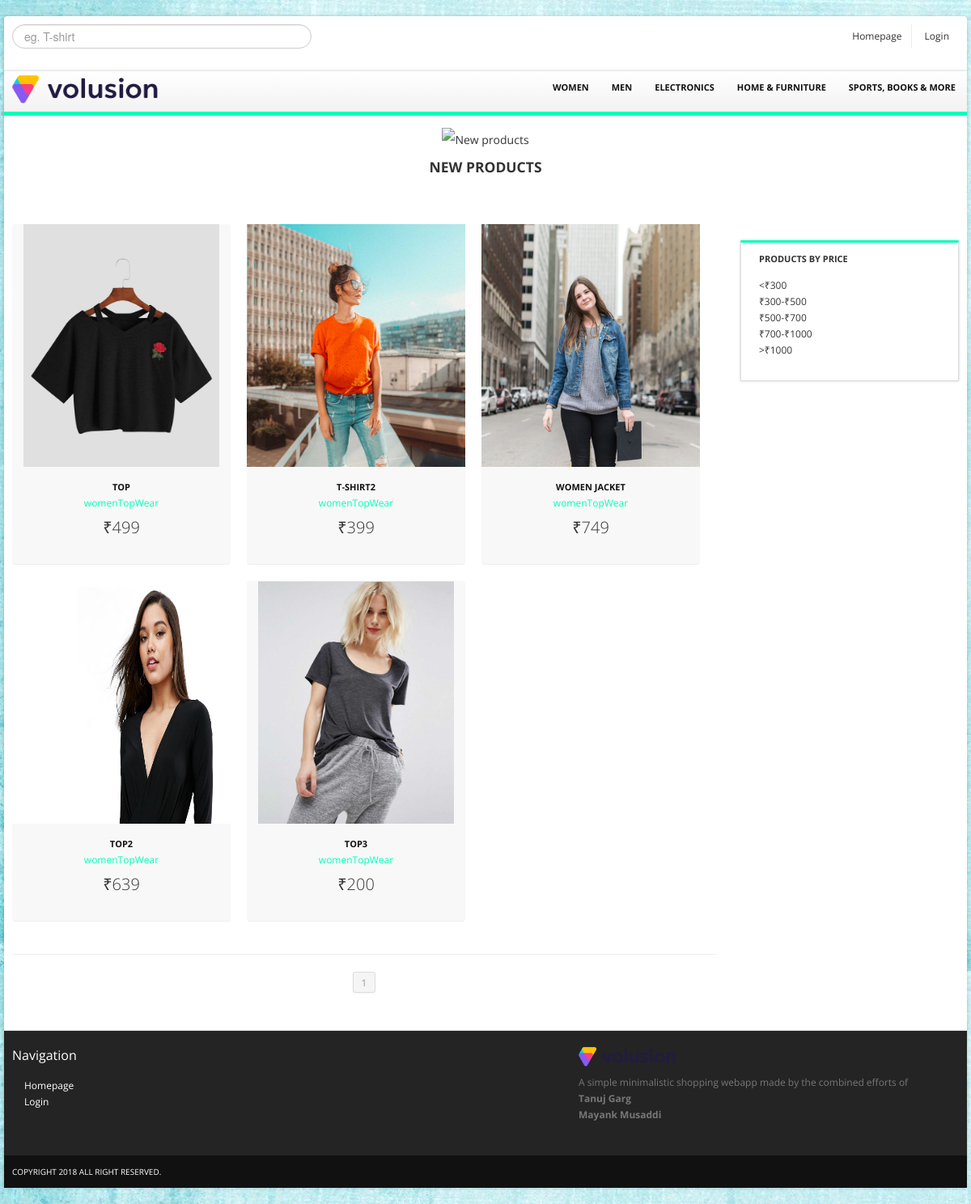
Page /category/1 on the committed database.
### model.py (models this page shows)
class Product(Base):
    __tablename__ = 'product'
    id = Column('id', Integer, Sequence('user_id_seq'), primary_key=True)
    name = Column('name', String(1000))
    price = Column('price', Integer)
    description = Column('description', String(1000))
    quantity = Column('quantity', Integer)
    imageName = Column('imageName', String(255))
    category_id = Column('category_id', Integer, ForeignKey('category.id'))
    seller_id = Column('seller_id', Integer, ForeignKey('seller.id'))
    orders = relationship('Order', backref='product')
    logs = relationship('Logs', backref='product')

class Category(Base):
    __tablename__ = "category"
    id = Column('id', Integer, Sequence('user_id_seq'), primary_key=True)
    name = Column('name', String(255))
    products = relationship('Product', backref='category')

### app.py (the view)
@app.route('/category')
@app.route('/category/<category_id>')
@app.route('/category/<category_id>/<page_number>')
def category_filter(category_id=None, page_number=None):
    products = sqlsession.query(Product).filter_by(
        category_id=category_id).all()
    if page_number == None:
        page_number = 1
        startIndex = 0
    else:
        page_number = int(page_number)
        startIndex = (page_number-1)*9-1
    url="/category/"+str(category_id)
    return render_template('products.html', products=products, startIndex=startIndex, size=len(products), page_number=page_number,url=url)

### templates/products.html (shortened to what this page needs)
<!DOCTYPE html>
<html lang="en">
	<head>
		<link href="{{url_for('static',filename='bootstrap/css/bootstrap.min.css')}}" rel="stylesheet">
		<link href="{{url_for('static',filename='bootstrap/css/bootstrap-responsive.min.css')}}" rel="stylesheet">
		<link href="{{url_for('static',filename='themes/css/bootstrappage.css')}}" rel="stylesheet"/>
		<link href="{{url_for('static',filename='themes/css/flexslider.css')}}" rel="stylesheet"/>
		<link href="{{url_for('static',filename='themes/css/main.css')}}" rel="stylesheet"/>
	</head>
    <body>
		<div id="top-bar" class="container">
			<div class="row">
				<div class="span4">
					<form method="POST" action="/search">
						<input type="text" class="input-block-level search-query" Placeholder="eg. T-shirt" name="search">
					</form>
				</div>
				<div class="span8">
					<div class="account pull-right">
						<ul class="user-menu">
							<li><a href="/">Homepage</a></li>
							{% if 'user' in session %}
							<li><a href="/cart/{{ session['user'] }}">Your Cart</a></li>
							<li><a href="/sell">Sell</a></li>
							<li><a href="/logout">Logout</a></li>
							<li><p>Hello {{ session['user'] }}</p></li>
							{% else %}
							<li><a href="/login">Login</a></li>
							{% endif %}
						</ul>
					</div>
				</div>
			</div>
		</div>
		<div id="wrapper" class="container">
			<section class="navbar main-menu">
				<div class="navbar-inner main-menu">
					<a href="index.html" class="logo pull-left"><img src="{{url_for('static',filename='themes/images/Volusion-Master-Logo.png')}}" class="site_logo" alt=""></a>
					<nav id="menu" class="pull-right">
						<ul>
							<li><a>Women</a>
							</li>
							<li><a>Men</a>
							</li>
							<li><a>Electronics</a>
							</li>
							<li><a>Home & Furniture</a>
							</li>
							<li><a>Sports, Books & More</a>
							</li>
						</ul>
					</nav>
				</div>
			</section>
			<section class="header_text sub">
			<img class="pageBanner" src="{{url_for('static',filename='themes/images/pageBanner.png')}}" alt="New products" >
				<h4><span>New products</span></h4>
			</section>
			<section class="main-content">
				<div class="row">
					<div class="span9">
						<ul class="thumbnails listing-products">
							{% for i in range(startIndex,startIndex+9) %}
							{% if i < size %}
							<li class="span3">
								<div class="product-box">
									<span class="sale_tag"></span>
									<a href="/product_detail/{{ products[i].id }}"><img src="{{url_for('static',filename='img/'+products[i].imageName)}}" alt="NOO : (" /></a><br/>
									<a href="/product_detail/{{ products[i].id }}" class="title">{{ products[i].name }}</a><br/>
									<a href="/product_detail/{{ products[i].id }}" class="category">{{ products[i].category.name }}</a>
									<p class="price">₹{{ products[i].price }}</p>
								</div>
							</li>
							{% endif %}
							{% endfor %}
						</ul>
						<hr>
						<div class="pagination pagination-small pagination-centered">
							<ul>
								{% if size>=1 %}
								<li class="active"><a href="{{url}}">{{page_number}}</a></li>
								{% endif %}
							</ul>
						</div>
					</div>
					<div class="span3 col">
						<div class="block">
							<ul class="nav nav-list">
								<li class="nav-header">Products by price</li>
								<form id="filter" action="/price" method="POST">
									<li><a href="javascript:{}" onclick="submitForm(0,299)">&lt;₹300</a></li>
									<li><a href="javascript:{}" onclick="submitForm(300,500)">₹300-₹500</a></li>
									<li><a href="javascript:{}" onclick="submitForm(500,700)">₹500-₹700</a></li>
									<li><a href="javascript:{}" onclick="submitForm(700,1000)">₹700-₹1000</a></li>
									<li><a href="javascript:{}" onclick="submitForm(1001,10000000)">&gt;₹1000</a></li>
								</form>
							</ul>
						</div>
					</div>
				</div>
			</section>
			<section id="footer-bar">
				<div class="row">
					<div class="span3">
						<h4>Navigation</h4>
						<ul class="nav">
							<li><a href="/">Homepage</a></li>
							{% if 'user' in session %}
							<li><a href="/cart/{{ session['user'] }}">Your Cart</a></li>
							<li><a href="/sell">Sell</a></li>
							<li><a href="/logout">Logout</a></li>
							{% else %}
							<li><a href="/login">Login</a></li>
							{% endif %}
						</ul>
					</div>
					<div class="span4">
					</div>
					<div class="span5">
						<p class="logo"><img src="{{url_for('static',filename='themes/images/Volusion-Master-Logo.png')}}" class="site_logo" alt=""></p>
						<p>A simple minimalistic shopping webapp made by the combined efforts of<br> <strong>Tanuj Garg</strong> <br><strong>Mayank Musaddi</strong></p>
						<br/>
					</div>
				</div>
			</section>
			<section id="copyright">
				<span>Copyright 2018 All right reserved.</span>
			</section>
		</div>
    </body>
</html>

### static/themes/css/main.css (style rules this page uses)
body { font-size: 12px; font-family: 'Open Sans', arial, tahoma, sans-serif; background:url(../images/ice_texture3003.jpg) repeat 0 0 fixed; }
label, input, button, select, textarea { font-size: 12px; }
ul li a,a { color:#333; outline:0; -webkit-transition: all 0.2s linear; -moz-transition: all 0.2s linear; -o-transition: all 0.2s linear; -ms-transition: all 0.2s linear; transition: all 0.2s linear; }
a { color:#00ffbb; }
#wrapper,#top-bar { background: #fff; margin: 20px auto 20px auto; box-shadow: 0px 0px 4px 0px rgba(0, 0, 0, 0.2); -moz-box-shadow: 0px 0px 4px 0px rgba(0, 0, 0, 0.2); -webkit-box-shadow: 0px 0px 4px 0px rgba(0, 0, 0, 0.2); padding:0px 10px; }
section.homepage-slider, section.navbar, section.google_map, section#footer-bar, section#copyright { margin-left: -10px; margin-right: -10px; }
section.header_text { background:url(../images/bg_h.png) no-repeat bottom; text-align:center; padding:15px 0 20px 0; font-size:16px; line-height:30px; border-bottom:1px solid #fff; }
section.header_text.sub { font-size:14px; margin-bottom:40px; }
section.header_text.sub h4 { text-transform:uppercase; margin:0; }
#top-bar { background-color:#fff; padding:10px; margin: 20px auto -22px auto; -webkit-border-radius: 4px; -moz-border-radius: 4px; border-radius: 4px; }
#top-bar .user-menu { margin: 0; padding: 0; list-style: none; }
#top-bar .user-menu li { display: inline-block; *display: inline; zoom: 1; border-right: 1px solid #eee; padding: 5px 12px; }
#top-bar .user-menu li:last-child { border-right:0; }
section#footer-bar, section#copyright { padding:10px 10px; }
section#footer-bar { margin-top:20px; padding-top:10px; background-color:#242424; border-top:1px solid #ddd; color:#777; }
section#footer-bar p.logo { margin-top:10px; width:120px; }
section#footer-bar a { text-indent:15px; color:#fff; }
section#footer-bar .nav a { background: url(../images/trigger_right.png) no-repeat 5px 7px; }
section#footer-bar h4 { padding: 0; font-size: 16px; color: #fff; font-weight:normal; margin: 10px 0 18px; }
section#copyright { background-color:#111111; color:#fff; font-size:10px; text-transform:uppercase; }
section.navbar { margin-bottom:0; }
.navbar-inner.main-menu { height: 50px; padding-left:10px; padding-right:0; border-right: 0; border-left: 0; border-top: 0; border-bottom:5px solid #00ffbb; -webkit-border-radius: 0; -moz-border-radius: 0; border-radius: 0; filter: none; }
.navbar-inner.main-menu a.logo { position:absolute; margin-top:0.4em; width:15em; }
#menu > ul { display: block; margin-left:0; }
#menu > ul > li { list-style: none; float: left; position: relative; margin-right: 0px; }
#menu > ul > li > a { font-size: 11px; color: #111; display: block; text-transform: uppercase; font-weight: bold; text-align: center; padding: 10px 14px; }
.product-box { text-align:center; padding-bottom:15px; position: relative; background-color:#f8f8f8; border-radius: 4px; -moz-border-radius: 4px; -webkit-border-radius: 4px; border-bottom:1px solid #eee; }
.product-box span.sale_tag { background: url(../images/sprites.png) no-repeat scroll 0 0 transparent; height: 54px; position: absolute; width: 55px; z-index: 100; top:0; left:0; }
.product-box img { overflow:hidden; height:25em; }
.product-box a.title { text-transform:uppercase; color:#111111; display:inline-block; font-weight:bold; font-size:11px; margin:15px 0 0px 0; }
.product-box a.category { color:#00ffbb; }
.product-box p.price { font-size:20px; font-weight:300; padding:10px 0; }
.block { text-align: center; padding: 7px; border: 1px solid #ddd; border-top: 3px solid #00ffbb; -moz-box-shadow: 0 0 3px 0 #ccc; -webkit-box-shadow: 0 0 3px 0 #ccc; box-shadow: 0 0 3px 0 #ccc; margin-bottom: 20px; }
.nav-header { color:#333; background: url(../images/bg_h.png) no-repeat bottom left; margin-bottom:10px; }
.nav-list li { text-align:left; }
.nav-list li a { background: url(../images/trigger_right.png) transparent no-repeat 5px 8px; }
._toggleMenu a { color:#fff; text-indent:10px; padding:5px 0; display:block; width:100%; }
._toggleMenu ul > li { text-transform:uppercase; }
._toggleMenu ul > li a.parent { background:url(../images/i_plus.png) no-repeat 98% center; }

### rows in the picture
Product: imageName (picture), name "TOP", price "499"
Category: name "womenTopWear" "womenTopWear" "womenTopWear" "womenTopWear" "womenTopWear"
Product: imageName (picture), name "T-SHIRT2", price "399"
Product: imageName (picture), name "WOMEN JACKET", price "749"
Product: imageName (picture), name "TOP2", price "639"
Product: imageName (picture), name "TOP3", price "200"

### other values in the picture
{{ page_number }} "1"
